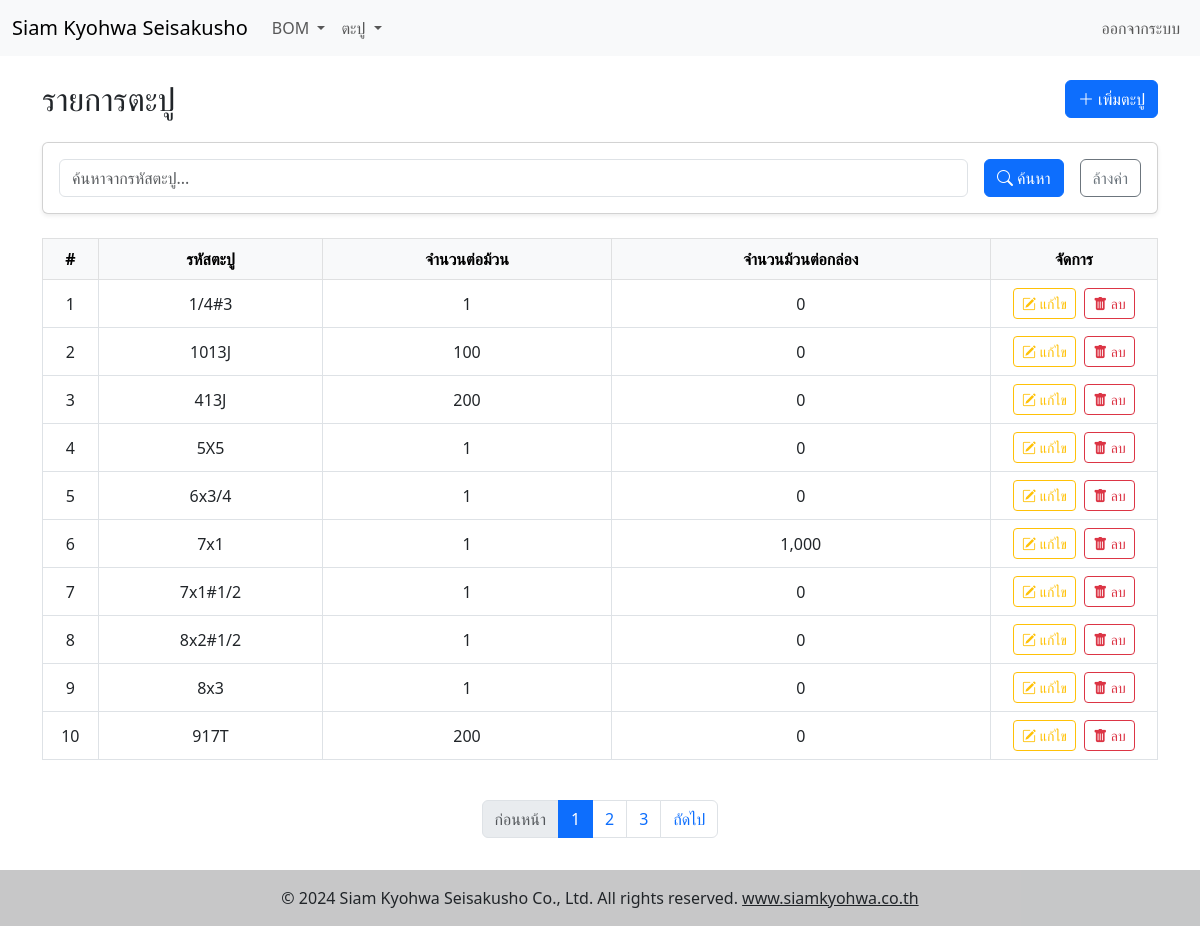
Page /nail_list.php (signed in) on the committed database.
### tables this page shows
CREATE TABLE IF NOT EXISTS `nail` (
  `nail_id` int(11) NOT NULL AUTO_INCREMENT,
  `nail_code` varchar(50) NOT NULL,
  `nail_pcsperroll` int(11) NOT NULL,
  `nail_rollperbox` int(11) NOT NULL,
  PRIMARY KEY (`nail_id`)
);

### nail_list.php (the view, shortened to what this page needs)
<?php
require_once 'config_db.php';
$search_term = isset($_GET['search']) ? trim($_GET['search']) : '';
$search_sql = '';
$params = [];
$types = '';
$count_sql = "SELECT COUNT(nail_id) AS total FROM nail" . $search_sql;
$stmt_count = $conn->prepare($count_sql);
$stmt_count->execute();
$total_records = $stmt_count->get_result()->fetch_assoc()['total'];
$page = isset($_GET['page']) && is_numeric($_GET['page']) ? (int)$_GET['page'] : 1;
$records_per_page = 10;
$offset = ($page - 1) * $records_per_page;
$total_pages = ceil($total_records / $records_per_page);
$sql = "SELECT nail_id, nail_code, nail_pcsperroll, nail_rollperbox FROM nail" . $search_sql . " ORDER BY nail_code ASC LIMIT ? OFFSET ?";
$types .= 'ii';
$params[] = $records_per_page;
$params[] = $offset;
$stmt = $conn->prepare($sql);
$stmt->bind_param($types, ...$params);
$stmt->execute();
$result = $stmt->get_result();
?>
<!DOCTYPE html>
<html lang="th">
<head>
    <link rel="stylesheet" href="https://cdn.jsdelivr.net/npm/bootstrap-icons@1.11.3/font/bootstrap-icons.min.css">
</head>
<body>
    <?php include 'navbar.php'; ?>
    <div class="container mt-4">
        <div class="d-flex justify-content-between align-items-center mb-4">
            <h2 class="mb-0">รายการตะปู</h2>
            <a href="add_nail.php" class="btn btn-primary"><i class="bi bi-plus-lg"></i> เพิ่มตะปู</a>
        </div>
        <div class="card shadow-sm mb-4">
            <div class="card-body">
                <form action="nail_list.php" method="GET" class="row g-3 align-items-center">
                    <div class="col-md">
                        <input type="text" class="form-control" id="search" name="search" placeholder="ค้นหาจากรหัสตะปู..." value="<?php echo htmlspecialchars($search_term); ?>">
                    </div>
                    <div class="col-md-auto">
                        <button type="submit" class="btn btn-primary w-100"><i class="bi bi-search"></i> ค้นหา</button>
                    </div>
                    <div class="col-md-auto">
                        <a href="nail_list.php" class="btn btn-outline-secondary w-100">ล้างค่า</a>
                    </div>
                </form>
            </div>
        </div>
        <div class="table-responsive">
            <table class="table table-hover table-bordered align-middle text-center">
                <thead class="table-light">
                    <tr>
                        <th scope="col" style="width: 5%;">#</th>
                        <th scope="col">รหัสตะปู</th>
                        <th scope="col">จำนวนต่อม้วน</th>
                        <th scope="col">จำนวนม้วนต่อกล่อง</th>
                        <th scope="col" style="width: 15%;">จัดการ</th>
                    </tr>
                </thead>
                <tbody>
                    <?php if ($result->num_rows > 0) : ?>
                        <?php $row_num = $offset + 1; ?>
                        <?php while ($row = $result->fetch_assoc()) : ?>
                            <tr>
                                <td><?php echo $row_num++; ?></td>
                                <td><?php echo htmlspecialchars($row['nail_code']); ?></td>
                                <td><?php echo number_format($row['nail_pcsperroll']); ?></td>
                                <td><?php echo number_format($row['nail_rollperbox']); ?></td>
                                <td>
                                    <a href="edit_nail.php?id=<?php echo $row['nail_id']; ?>" class="btn btn-sm btn-outline-warning me-1">
                                        <i class="bi bi-pencil-square"></i> แก้ไข
                                    </a>
                                    <button type="button" class="btn btn-sm btn-outline-danger delete-btn"
                                            data-bs-toggle="modal"
                                            data-bs-target="#deleteNailModal"
                                            data-id="<?php echo $row['nail_id']; ?>"
                                            data-code="<?php echo htmlspecialchars($row['nail_code']); ?>">
                                        <i class="bi bi-trash-fill"></i> ลบ
                                    </button>
                                </td>
                            </tr>
                        <?php endwhile; ?>
                    <?php else : ?>
                        <tr>
                            <td colspan="5" class="text-center text-muted py-4">ไม่พบข้อมูล</td>
                        </tr>
                    <?php endif; ?>
                </tbody>
            </table>
        </div>
        <?php if ($total_pages > 1): ?>
        <nav aria-label="Page navigation">
            <ul class="pagination justify-content-center mt-4">
                <li class="page-item <?php if($page <= 1){ echo 'disabled'; } ?>">
                    <a class="page-link" href="?page=<?php echo $page-1; ?>&search=<?php echo urlencode($search_term); ?>">ก่อนหน้า</a>
                </li>
                <?php for($i = 1; $i <= $total_pages; $i++): ?>
                <li class="page-item <?php if($page == $i) {echo 'active'; } ?>">
                    <a class="page-link" href="?page=<?php echo $i; ?>&search=<?php echo urlencode($search_term); ?>"><?php echo $i; ?></a>
                </li>
                <?php endfor; ?>
                <li class="page-item <?php if($page >= $total_pages) { echo 'disabled'; } ?>">
                    <a class="page-link" href="?page=<?php echo $page+1; ?>&search=<?php echo urlencode($search_term); ?>">ถัดไป</a>
                </li>
            </ul>
        </nav>
        <?php endif; ?>
    </div>
    <?php
    include 'footer.php';
    ?>
</body>
</html>

### nail_list.php (style rules this page uses)
.pagination .page-link { cursor: pointer; }

### rows in the picture
nail: nail_code "1/4#3", nail_pcsperroll "1", nail_rollperbox "0"
nail: nail_code "1013J", nail_pcsperroll "100", nail_rollperbox "0"
nail: nail_code "413J", nail_pcsperroll "200", nail_rollperbox "0"
nail: nail_code "5X5", nail_pcsperroll "1", nail_rollperbox "0"
nail: nail_code "6x3/4", nail_pcsperroll "1", nail_rollperbox "0"
nail: nail_code "7x1", nail_pcsperroll "1", nail_rollperbox "1,000"
nail: nail_code "7x1#1/2", nail_pcsperroll "1", nail_rollperbox "0"
nail: nail_code "8x2#1/2", nail_pcsperroll "1", nail_rollperbox "0"
nail: nail_code "8x3", nail_pcsperroll "1", nail_rollperbox "0"
nail: nail_code "917T", nail_pcsperroll "200", nail_rollperbox "0"

### other values in the picture
$item['title'] "BOM"
$item['title'] "ตะปู"
